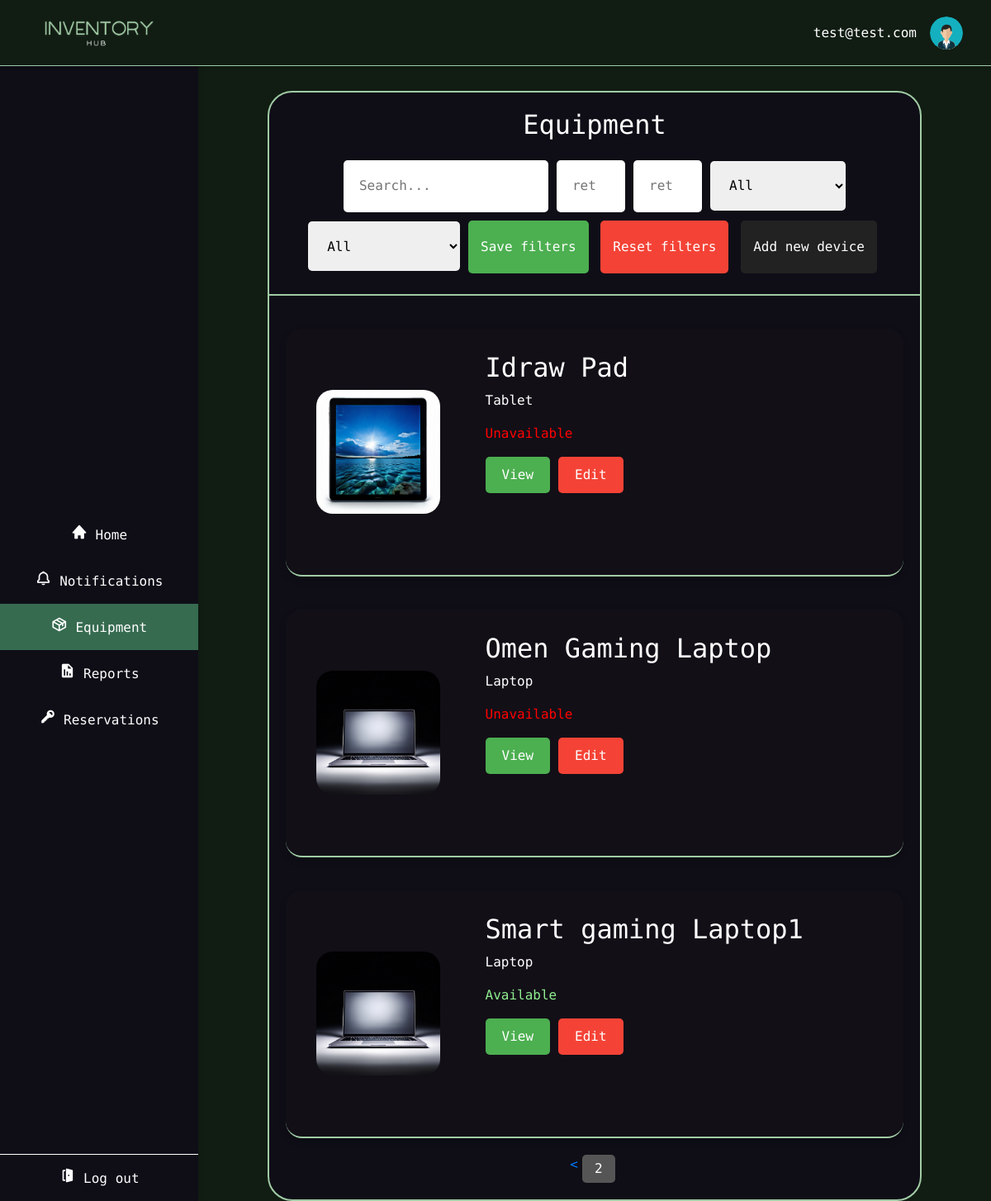
The app's page /equipment/?page=2 (signed in) with its own data.
### InventoryManagement/models.py (models this page shows, shortened)
class CustomUser(AbstractUser):
    username = models.CharField(max_length=255, unique=True, blank=False)
    USERNAME_FIELD = 'email'
    REQUIRED_FIELDS = ['username', 'first_name', 'last_name']
    email = models.EmailField(unique=True)
    phone = models.CharField(max_length=20)
    role = models.ForeignKey(Role, on_delete=models.SET(get_user_role), default=get_user_role)
    objects = CustomUserManager()

class Device(models.Model):
    device_name = models.CharField(max_length=100)
    device_type = models.CharField(max_length=50)
    device_desc = models.CharField(max_length=200, null=True, blank=True)
    device_status = models.BooleanField(default=False)  # Changed from CharField to BooleanField
    location = models.ForeignKey(Location, on_delete=models.CASCADE)
    config = models.ForeignKey('DeviceConfig', on_delete=models.CASCADE, null=False, blank=False)
    return_day = models.IntegerField(default=0)

### InventoryManagement/views.py (the view)
# urls.py: path("equipment/", views.equipment, name="equipment"),
@login_required
def equipment(request):
    devices, search = _search(request)
    user = request.user
    context = {
        "devices": devices,
        "search": search or "",
        "user": user,
    }
    return render(request, 'equipmentSearch.html', context)

### InventoryManagement/templates/equipmentSearch.html (shortened to what this page needs)
{% extends "base.html" %}
    {% load static %}
{% block styles %}
    <link rel="stylesheet" href="{% static 'css/equipment.css' %}">
{% endblock %}
{% block content %}
    <div class="structure-main">
    <div class="electronics-panel">
        <h2>Equipment</h2>
        <div class="search-panel">
            <form method="get"
            >
                <input type="text" placeholder="Search..." name="search" value="{{ search }}">
                <input type="number" placeholder="return>" name="return_day>" value="{{ return_day }}" min="1" max="48">
                <input type="number" placeholder="return<" name="return_day<" value="{{ return_day }}" min="1" max="48">
                <select name="device_satus" >
                    <option value="">All</option>
                </select>
                <select name="device_type" >
                    <option value="">All</option>
                </select>
                    <button class="savebtn" formaction="" name="">Save filters</button>
                   <a href="{% url 'equipment' %}">
                       <button type="button" class="resetbtn" >Reset filters</button>
                   </a>
                {% if user.role.role_name == "admin" %}
                     <a href="{% url 'add_device' %}">
                        <button type="button" class="addbtn" >Add new device</button>
                    </a>
                {% endif %}
            </form>
        </div>
        <div class="product-panel">
         {%  include "search.html" %}
        </div>
       <div class="pagination">
    {% if devices.has_previous %}
        <a href="?page={{ devices.previous_page_number }}">&lt;</a>
    {% endif %}
    <span>{{ devices.number }}</span>
</div>
    </div>
    </div>
{% endblock %}

### InventoryManagement/templates/base.html (shortened to what this page needs)
<!DOCTYPE html>
<html lang="en">
<head>
    {% load static %}
    <link href="https://stackpath.bootstrapcdn.com/bootstrap/4.3.1/css/bootstrap.min.css" rel="stylesheet">
    <link href="/static/css/boxicons.min.css" rel="stylesheet">
    <link href="/static/css/basscss.css" rel="stylesheet">
    {% load django_bootstrap5 %}
    <link rel="stylesheet" href="{% static 'css/base.css' %}">
    {% block styles %}
        {% endblock %}
</head>
<body>
    <div class="top-bar">
        <div class="logo">
            <img src="{% static 'images/inventory.png' %}" alt="Logo" style="height: 40px;">
        </div>
            <div class="profile-info">
                {% block user_name %}
                    <p>{{ user.email }}</p>
                {% endblock user_name %}
                <img class="ml-3" src="{% static "images/avatar2.svg" %}" alt="Profile">
            </div>
        </div>
    <div class="sidebar">
        {% if user.role.role_name == 'admin' %}
        <a href="{% url 'admin_home' %}" class="{% if request.path == '/admin_home/' %}sel{% endif %}">
            <i class='bx bxs-home'></i>
            Home
        </a>
        {% elif user.role.role_name == "user" %}
        <a href="{% url 'user_home' %}"
        class="{% if request.path == '/user_home/' %}sel{% endif %}"
        >
            <i class='bx bxs-home'></i>
            Home</a>
        {% endif %}
        <a href="{% url 'notifications' %}" class="{% if request.path == '/notifications/' %}sel{% endif %}">
            <i class='bx bx-bell' ></i>
            Notifications</a>
        <a href="{% url 'equipment' %}" class="{% if request.path == '/equipment/' or '/device/' in request.path %}sel{% endif %}"">
            <i class='bx bx-package'  ></i>
            Equipment</a>
        {% if user.role.role_name == 'admin' %}
        <a href="{% url 'reports' %}" class="{% if request.path == '/reports/' %}sel{% endif %}">
            <i class='bx bxs-report' ></i>
            Reports</a>
        {% endif %}
        {% if user.role.role_name == 'admin' %}
        <a href="{% url 'reservations' %}" class="{% if request.path == '/reservations/' %}sel{% endif %}">
            <i class='bx bxs-key' ></i>
            Reservations</a>
        {% elif user.role.role_name == "user" %}
        <a href="{% url 'requests' %}">
            <i class='bx bxs-ship'></i>
            Requests</a>
        {% endif %}
        <div class="logout">
            <a href="/logout">
                <i class='bx bxs-door-open' ></i>
                Log out</a>
        </div>
    </div>
    {% block content %}
    {% endblock content %}
</body>
</html>

### InventoryManagement/templates/search.html
{% for device in devices %}
{% load static %}
            <div class="product-item">
                <img src="{% static 'images/'|add:device.device_type.lower|add:'.png'  %}" alt="{{ device.device_type }}">
            <div class="product-info">
                <h2>{{ device.device_name }}</h2>
                <p> {{ device.device_type }}</p>
                <p class="{% if device.device_status %}available{% else %}unavailable{% endif %}">
                    {% if device.device_status %}Available{% else %}Unavailable{% endif %}</p>
                <div class="actions">
                    {% if device.config%}
                    <a href="{% url 'device_view' device.config.device_serial %}"><button class="view-btn">View</button></a>
                    {% endif %}
                    {% if user.role.role_name == "admin" %}
                    <a href="{% url 'edit_device' device.config.device_serial %}"><button class="edit-btn">Edit</button></a>
                    {% endif %}
                </div>
            </div>
            </div>
{% endfor %}

### static/css/base.css (style rules this page uses)
body, html { margin: 0; font-family: "Source Code Pro", monospace; font-optical-sizing: auto; font-weight: 300; font-style: normal; background-color: rgb(17, 29, 19); height: 100%; }
.logo { width: 20%; align-items: center; text-align: center; }
.top-bar { background-color: rgb(17, 29, 19); box-shadow: 0 2px 4px rgba(0,0,0,0.1); display: flex; justify-content: space-between; align-items: center; padding: 1.5% 0%; position: fixed; width: 100%; top: 0; z-index: 1001; box-sizing: border-box; margin: auto; border-bottom: 1px solid rgb(161, 204, 165); height: 80px; }
.profile-info { display: flex; align-items: center; padding: 0 2%; }
.profile-info img { width: 40px; height: 40px; border-radius: 50%; margin-right: 10px; }
.profile-info p { margin: 0; font-size: 16px; color: white }
.sidebar { width: 20%; background-color: #0F0E17; color: white; position: fixed; top: 1.7cm; left: 0; bottom: 0; overflow-y: auto; display: flex; flex-direction: column; justify-content: center; z-index: 1000; box-shadow: 2px 0 5px rgba(0, 0, 0, 0.1); }
.sidebar a { padding: 15px 20px; text-decoration: none; font-size: 1rem; color: white; display: block; transition: background-color 0.3s; text-align: center; }
.sidebar a.sel { background-color: #366b50; //background-color: #111d13; }
.logout { position: absolute; bottom: 0; width: 100%; text-align: center; border-top: 1px solid #fff; }
.unavailable { color: red; }
.available { color: lightgreen; }
button { border: none; border-radius: 5px; padding: 10px 15px; cursor: pointer; margin-right: 5px; }
.bx { font-size: 20px; }

### static/css/equipment.css (style rules this page uses)
.view-btn, .savebtn { background-color: #4CAF50; color: white; }
.edit-btn, .resetbtn { background-color: #f44336; color: white; }
.electronics-panel { background-color: #0F0E17; align-items: center; border-radius: 30px; position: relative; margin-left: 27%; margin-top: 110px; padding: 20px 0; color: white; border: 2px solid rgb(161, 204, 165); width: 66%; }
.electronics-panel h2 { color: white; text-align: center; }
.search-panel { margin: auto; margin-bottom: 20px; padding: 2%; border-bottom: 2px solid rgb(161, 204, 165); display: flex; flex-wrap: wrap; flex-flow: row wrap; align-items: center; justify-content: center; }
.search-panel input, .search-panel select { padding: 1.6vw; margin: auto; border: none; border-radius: 5px; margin-bottom: 10px; }
.search-panel button { padding: 20px 15px; border: none; border-radius: 5px; color: white; cursor: pointer; margin-bottom: 10px; }
.product-panel { display: flex; flex-wrap: wrap; justify-content: space-between; flex-flow: row wrap; box-sizing: border-box; }
.product-item { background-color: rgb(18, 15, 23); display: flex; border-bottom: 2px solid rgb(161, 204, 165); width: 1rem; border-radius: 20px; box-shadow: 0 4px 8px 0 #0003; cursor: pointer; flex: 1 1 400px; gap: 5px; margin: 20px; padding: 8px; height: 300px; box-sizing: border-box; }
.product-item img { max-width: 40%; max-height: 150px; margin: auto 4%; object-fit: cover; border-radius: 20px; }
.product-info { padding: 20px; display: flex; flex-direction: column; justify-content: center; text-align: left; margin: 0 auto auto 0; }
.product-info h2 { text-align: left; }
.actions { display: flex; justify-content: flex-start; }
.actions button { margin-right: 10px; padding: 10px 20px; border: none; border-radius: 5px; cursor: pointer; }
button { transition: background-color 0.3s ease; }
.unavailable { color: red; }
.pagination { display: flex; justify-content: center; text-align: center; }
.pagination span { display: inline-block; padding: 5px 15px; margin: 0 5px; background-color: #555; color: white; border-radius: 5px; cursor: pointer; }
.addbtn { padding: 5px; background-color: #222222; }
form { text-align: center; }

### records on screen
CustomUser: email "test@test.com"
Device: shows a picture, device_name "Idraw Pad", device_type "Tablet", device_status "Unavailable", shows "View"
Device: device_name "Omen Gaming Laptop", device_type "Laptop", device_status "Unavailable", shows "View"
Device: device_name "Smart gaming Laptop1", device_type "Laptop", device_status "Available", shows "View"

### other values on screen
{{ devices.number }} "2"
